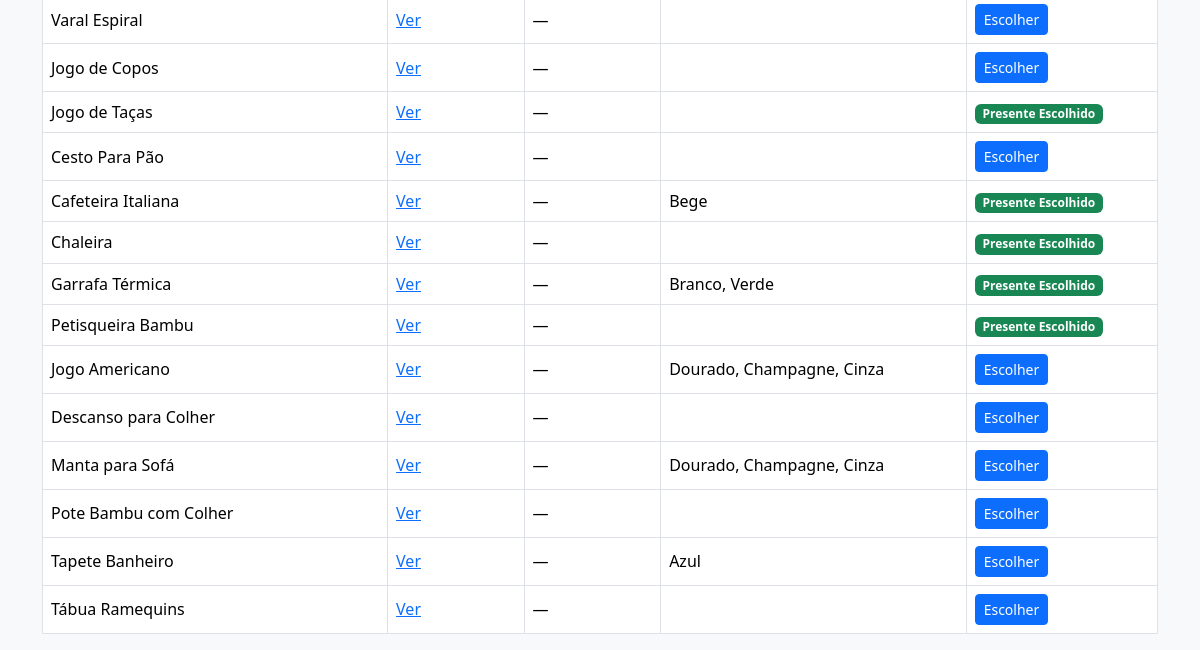
Before: / (lower part) with the older database file.
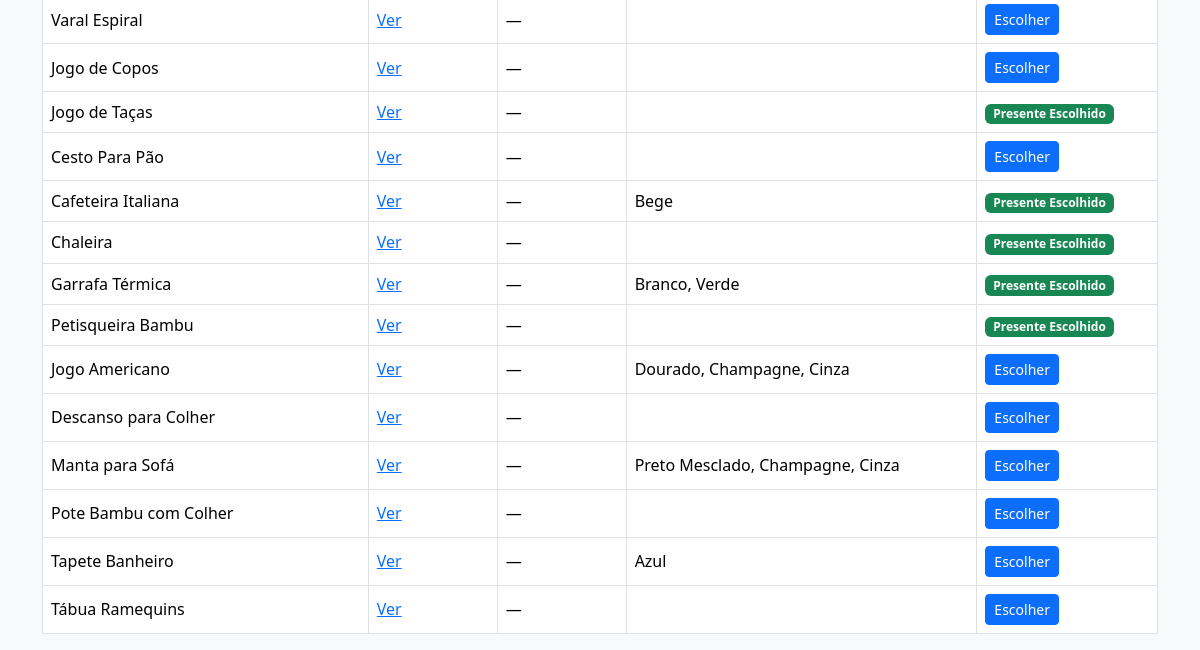
After: the same page with the newer database file.
### tables this page shows
CREATE TABLE presentes (
            id INTEGER PRIMARY KEY AUTOINCREMENT,
            presente TEXT,
            link1 TEXT,
            link2 TEXT,
            cores TEXT,
            escolhido_por TEXT
        );

### app.py (the view)
@app.route("/")
def index():
    is_admin = request.args.get("admin") == ADMIN_KEY
    conn = get_db()
    cursor = conn.cursor()
    cursor.execute("SELECT * FROM presentes")
    presentes = cursor.fetchall()
    conn.close()
    return render_template("index.html", presentes=presentes, is_admin=is_admin)

### app.py (called while the page is built)
def get_db():
    conn = sqlite3.connect(DB_PATH)
    conn.row_factory = sqlite3.Row
    return conn

### templates/index.html (shortened to what this page needs)
<!DOCTYPE html>
<html lang="pt-br">
<head>
    <link
      href="https://cdn.jsdelivr.net/npm/bootstrap@5.3.2/dist/css/bootstrap.min.css"
      rel="stylesheet"
    >
</head>
<body class="bg-light">
<div class="container mt-5">
    <div class="table-responsive">
        <table class="table table-bordered table-hover align-middle">
            <tbody>
            {% for item in presentes %}
                <tr>
                    <td>{{ item.presente }}</td>
                    <td>
                        {% if item.link1 %}
                            <a href="{{ item.link1 }}" target="_blank">Ver</a>
                        {% else %}
                            —
                        {% endif %}
                    </td>
                    <td>
                        {% if item.link2 %}
                            <a href="{{ item.link2 }}" target="_blank">Ver</a>
                        {% else %}
                            —
                        {% endif %}
                    </td>
                    <td>{{ item.cores }}</td>
                    <td>
                        {% if item.escolhido_por %}
                            <span class="badge bg-success">
                                Presente Escolhido
                            </span>
                        {% else %}
                            <button
                                class="btn btn-sm btn-primary"
                                data-bs-toggle="modal"
                                data-bs-target="#confirmModal{{ item.id }}"
                            >
                                Escolher
                            </button>
                        {% endif %}
                    </td>
                </tr>
            {% endfor %}
            </tbody>
        </table>
    </div>
</div>
</body>
</html>

Changed rows visible on the page:
changed presentes "Manta para Sofá": cores "Dourado, Champagne, Cinza" → "Preto Mesclado, Champagne, Cinza"
